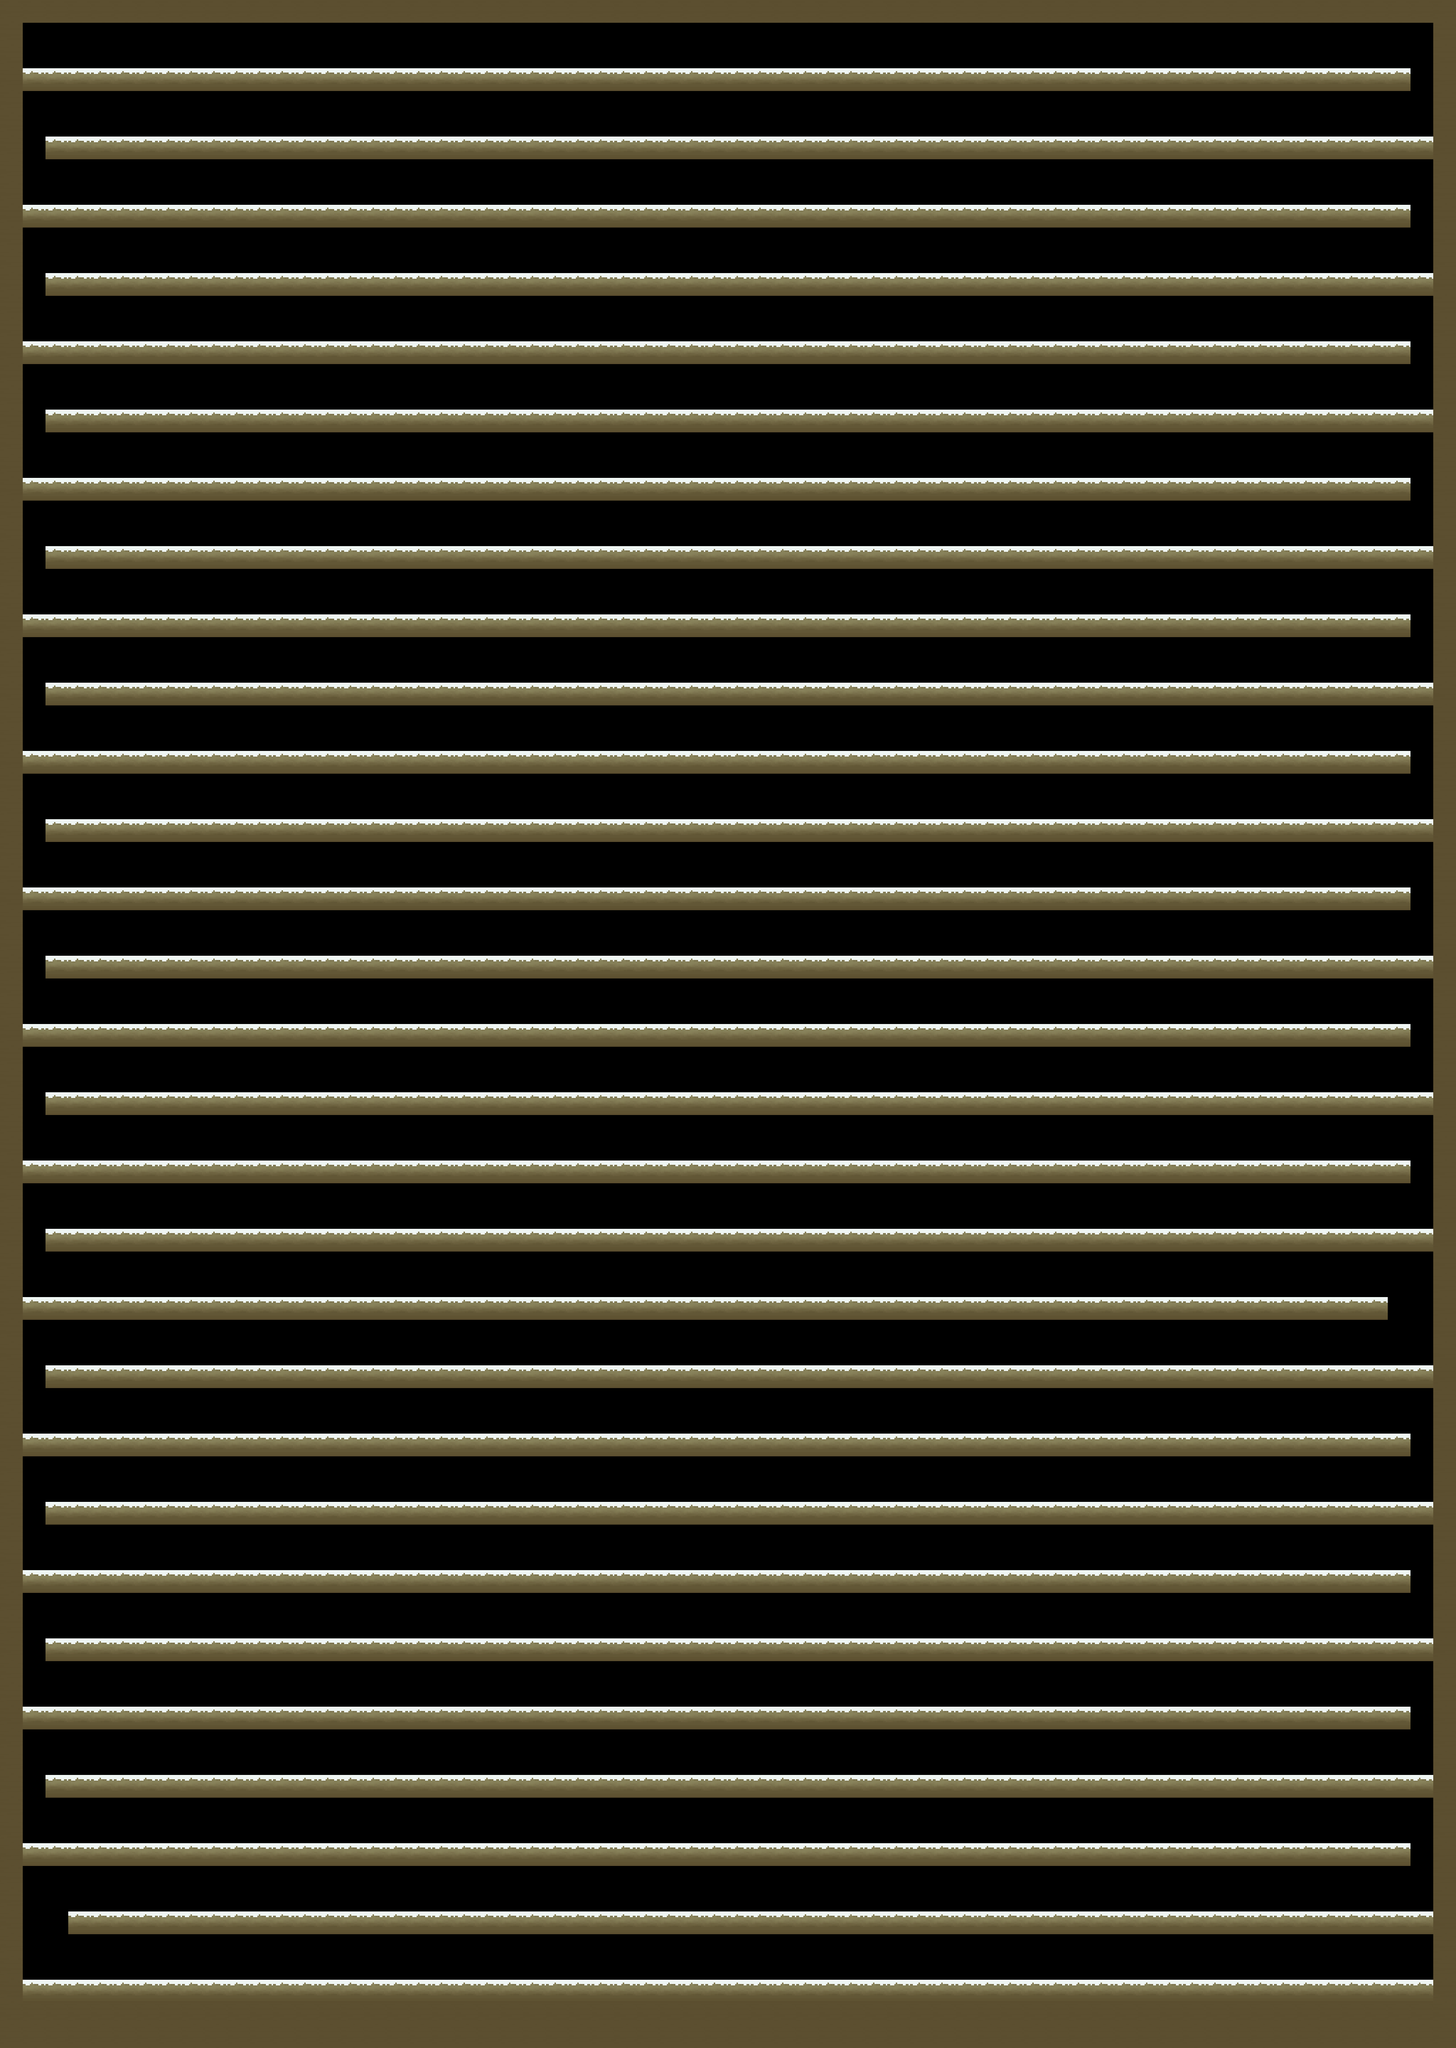

A level layout from a 2D game, rendered from its tile map. Below: a short description, then the map file with tile-grid data replaced by summaries:
An orthogonal 64x90 tile map with 48x48 px tiles, 2 tile layers (Tile Layer 1, spikes).

<map version="1.0" orientation="orthogonal" width="64" height="90" tilewidth="48" tileheight="48">
 <tileset firstgid="1" name="formalcode" tilewidth="48" tileheight="48">
  <image source="ground_others.png" width="192" height="192" />
  <tile id="0">
   <properties>
    <property name="collision" value="true" />
   </properties>
  </tile>
  <tile id="4">
   <properties>
    <property name="sensor" value="true" />
   </properties>
  </tile>
  <tile id="8">
   <properties>
    <property name="sensor" value="true" />
   </properties>
  </tile>
  <tile id="9">
   <properties>
    <property name="sensor" value="true" />
   </properties>
  </tile>
  <tile id="10">
   <properties>
    <property name="sensor" value="true" />
   </properties>
  </tile>
  <tile id="11">
   <properties>
    <property name="sensor" value="true" />
   </properties>
  </tile>
  <tile id="12">
   <properties>
    <property name="sensor" value="true" />
   </properties>
  </tile>
  <tile id="13">
   <properties>
    <property name="sensor" value="true" />
   </properties>
  </tile>
  <tile id="14">
   <properties>
    <property name="sensor" value="true" />
   </properties>
  </tile>
  <tile id="15">
   <properties>
    <property name="sensor" value="true" />
   </properties>
  </tile>
 </tileset>
 <layer name="Tile Layer 1" width="64" height="90">
  <properties>
   <property name="bellex" value="2" />
   <property name="belley" value="2" />
   <property name="bucketx" value="0" />
   <property name="buckety" value="-6" />
   <property name="collision" value="true" />
  </properties>
  <data>[5760 cells, 2134 non-empty, 2 distinct tile ids]</data>
 </layer>
 <layer name="spikes" width="64" height="90">
  <properties>
   <property name="collision" value="true" />
   <property name="killer" value="true" />
  </properties>
  <data>[5760 cells, 7 non-empty, 1 distinct tile ids]</data>
 </layer>
</map>
